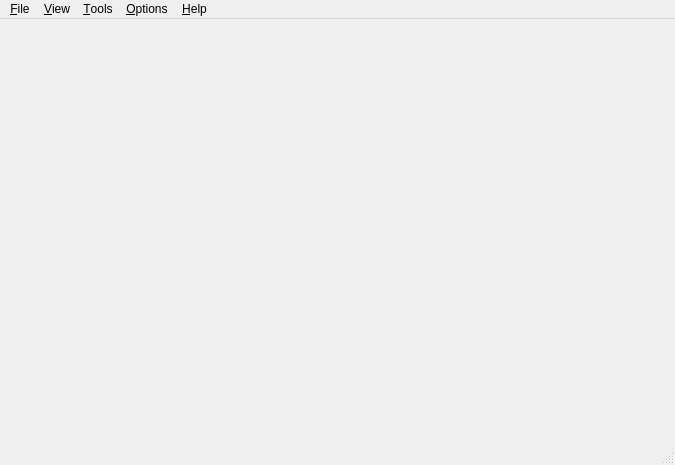
<?xml version="1.0" encoding="UTF-8"?>
<ui version="4.0">
 <class>MainWindow</class>
 <widget class="QMainWindow" name="MainWindow">
  <property name="geometry">
   <rect>
    <x>0</x>
    <y>0</y>
    <width>675</width>
    <height>465</height>
   </rect>
  </property>
  <property name="minimumSize">
   <size>
    <width>100</width>
    <height>100</height>
   </size>
  </property>
  <property name="windowTitle">
   <string>decaf-qt</string>
  </property>
  <property name="windowIcon">
   <iconset resource="../resources/resources.qrc">
    <normaloff>:/images/icon</normaloff>:/images/icon</iconset>
  </property>
  <widget class="QMenuBar" name="menuBar">
   <property name="geometry">
    <rect>
     <x>0</x>
     <y>0</y>
     <width>675</width>
     <height>22</height>
    </rect>
   </property>
   <widget class="QMenu" name="menuFile">
    <property name="title">
     <string>&amp;File</string>
    </property>
    <addaction name="actionOpen"/>
    <addaction name="separator"/>
    <addaction name="actionExit"/>
   </widget>
   <widget class="QMenu" name="menuOptions">
    <property name="title">
     <string>&amp;Options</string>
    </property>
    <addaction name="actionSettings"/>
    <addaction name="separator"/>
    <addaction name="actionSystemSettings"/>
    <addaction name="actionContentSettings"/>
    <addaction name="actionInputSettings"/>
    <addaction name="actionLogSettings"/>
    <addaction name="actionDebugSettings"/>
    <addaction name="actionAudioSettings"/>
    <addaction name="actionDisplaySettings"/>
   </widget>
   <widget class="QMenu" name="menuHelp">
    <property name="title">
     <string>&amp;Help</string>
    </property>
    <addaction name="actionAbout"/>
   </widget>
   <widget class="QMenu" name="menuView">
    <property name="title">
     <string>&amp;View</string>
    </property>
    <addaction name="actionViewFullScreen"/>
    <addaction name="separator"/>
    <addaction name="actionViewSplit"/>
    <addaction name="actionViewTV"/>
    <addaction name="actionViewGamepad1"/>
    <addaction name="actionViewGamepad2"/>
    <addaction name="separator"/>
    <addaction name="actionViewTitleList"/>
    <addaction name="actionViewTitleGrid"/>
   </widget>
   <widget class="QMenu" name="menuTools">
    <property name="title">
     <string>&amp;Tools</string>
    </property>
    <addaction name="actionDebugger"/>
   </widget>
   <addaction name="menuFile"/>
   <addaction name="menuView"/>
   <addaction name="menuTools"/>
   <addaction name="menuOptions"/>
   <addaction name="menuHelp"/>
  </widget>
  <widget class="QStatusBar" name="statusBar"/>
  <action name="actionOpen">
   <property name="text">
    <string>&amp;Open</string>
   </property>
  </action>
  <action name="actionExit">
   <property name="text">
    <string>E&amp;xit</string>
   </property>
  </action>
  <action name="actionInputSettings">
   <property name="text">
    <string>&amp;Input Settings</string>
   </property>
  </action>
  <action name="actionAbout">
   <property name="text">
    <string>&amp;About</string>
   </property>
  </action>
  <action name="actionSettings">
   <property name="text">
    <string>&amp;Settings</string>
   </property>
  </action>
  <action name="actionSystemSettings">
   <property name="text">
    <string>S&amp;ystem Settings</string>
   </property>
  </action>
  <action name="actionDebugSettings">
   <property name="text">
    <string>&amp;Debug Settings</string>
   </property>
  </action>
  <action name="actionLogSettings">
   <property name="text">
    <string>&amp;Log Settings</string>
   </property>
  </action>
  <action name="actionDebugger">
   <property name="text">
    <string>&amp;Debugger</string>
   </property>
  </action>
  <action name="actionAudioSettings">
   <property name="text">
    <string>Audio Settings</string>
   </property>
  </action>
  <action name="actionDisplaySettings">
   <property name="text">
    <string>Display Settings</string>
   </property>
  </action>
  <action name="actionContentSettings">
   <property name="text">
    <string>Content Settings</string>
   </property>
  </action>
  <actiongroup name="titleViewActionGroup">
   <action name="actionViewTitleList">
    <property name="checkable">
     <bool>true</bool>
    </property>
    <property name="text">
     <string>Title List</string>
    </property>
   </action>
   <action name="actionViewTitleGrid">
    <property name="checkable">
     <bool>true</bool>
    </property>
    <property name="text">
     <string>Title Grid</string>
    </property>
   </action>
  </actiongroup>
  <actiongroup name="viewActionGroup">
   <action name="actionViewFullScreen">
    <property name="text">
     <string>Full Screen</string>
    </property>
   </action>
   <action name="actionViewSplit">
    <property name="checkable">
     <bool>true</bool>
    </property>
    <property name="checked">
     <bool>true</bool>
    </property>
    <property name="text">
     <string>Split</string>
    </property>
   </action>
   <action name="actionViewTV">
    <property name="checkable">
     <bool>true</bool>
    </property>
    <property name="text">
     <string>TV</string>
    </property>
   </action>
   <action name="actionViewGamepad1">
    <property name="checkable">
     <bool>true</bool>
    </property>
    <property name="text">
     <string>Gamepad 1</string>
    </property>
   </action>
   <action name="actionViewGamepad2">
    <property name="checkable">
     <bool>true</bool>
    </property>
    <property name="enabled">
     <bool>false</bool>
    </property>
    <property name="text">
     <string>Gamepad 2</string>
    </property>
   </action>
   <property name="exclusive" stdset="0">
    <bool>true</bool>
   </property>
  </actiongroup>
 </widget>
 <resources>
  <include location="../resources/resources.qrc"/>
 </resources>
 <connections>
  <connection>
   <sender>actionInputSettings</sender>
   <signal>triggered()</signal>
   <receiver>MainWindow</receiver>
   <slot>openInputSettings()</slot>
   <hints>
    <hint type="sourcelabel">
     <x>-1</x>
     <y>-1</y>
    </hint>
    <hint type="destinationlabel">
     <x>337</x>
     <y>232</y>
    </hint>
   </hints>
  </connection>
  <connection>
   <sender>actionOpen</sender>
   <signal>triggered()</signal>
   <receiver>MainWindow</receiver>
   <slot>openFile()</slot>
   <hints>
    <hint type="sourcelabel">
     <x>-1</x>
     <y>-1</y>
    </hint>
    <hint type="destinationlabel">
     <x>337</x>
     <y>232</y>
    </hint>
   </hints>
  </connection>
  <connection>
   <sender>actionAbout</sender>
   <signal>triggered()</signal>
   <receiver>MainWindow</receiver>
   <slot>openAboutDialog()</slot>
   <hints>
    <hint type="sourcelabel">
     <x>-1</x>
     <y>-1</y>
    </hint>
    <hint type="destinationlabel">
     <x>337</x>
     <y>232</y>
    </hint>
   </hints>
  </connection>
  <connection>
   <sender>actionExit</sender>
   <signal>triggered()</signal>
   <receiver>MainWindow</receiver>
   <slot>exit()</slot>
   <hints>
    <hint type="sourcelabel">
     <x>-1</x>
     <y>-1</y>
    </hint>
    <hint type="destinationlabel">
     <x>337</x>
     <y>232</y>
    </hint>
   </hints>
  </connection>
  <connection>
   <sender>actionViewGamepad1</sender>
   <signal>triggered()</signal>
   <receiver>MainWindow</receiver>
   <slot>setViewModeGamepad1()</slot>
   <hints>
    <hint type="sourcelabel">
     <x>-1</x>
     <y>-1</y>
    </hint>
    <hint type="destinationlabel">
     <x>337</x>
     <y>232</y>
    </hint>
   </hints>
  </connection>
  <connection>
   <sender>actionViewFullScreen</sender>
   <signal>triggered()</signal>
   <receiver>MainWindow</receiver>
   <slot>toggleFullScreen()</slot>
   <hints>
    <hint type="sourcelabel">
     <x>-1</x>
     <y>-1</y>
    </hint>
    <hint type="destinationlabel">
     <x>337</x>
     <y>232</y>
    </hint>
   </hints>
  </connection>
  <connection>
   <sender>actionViewSplit</sender>
   <signal>triggered()</signal>
   <receiver>MainWindow</receiver>
   <slot>setViewModeSplit()</slot>
   <hints>
    <hint type="sourcelabel">
     <x>-1</x>
     <y>-1</y>
    </hint>
    <hint type="destinationlabel">
     <x>337</x>
     <y>232</y>
    </hint>
   </hints>
  </connection>
  <connection>
   <sender>actionViewTV</sender>
   <signal>triggered()</signal>
   <receiver>MainWindow</receiver>
   <slot>setViewModeTV()</slot>
   <hints>
    <hint type="sourcelabel">
     <x>-1</x>
     <y>-1</y>
    </hint>
    <hint type="destinationlabel">
     <x>337</x>
     <y>232</y>
    </hint>
   </hints>
  </connection>
  <connection>
   <sender>actionLogSettings</sender>
   <signal>triggered()</signal>
   <receiver>MainWindow</receiver>
   <slot>openLoggingSettings()</slot>
   <hints>
    <hint type="sourcelabel">
     <x>-1</x>
     <y>-1</y>
    </hint>
    <hint type="destinationlabel">
     <x>337</x>
     <y>232</y>
    </hint>
   </hints>
  </connection>
  <connection>
   <sender>actionDebugSettings</sender>
   <signal>triggered()</signal>
   <receiver>MainWindow</receiver>
   <slot>openDebugSettings()</slot>
   <hints>
    <hint type="sourcelabel">
     <x>-1</x>
     <y>-1</y>
    </hint>
    <hint type="destinationlabel">
     <x>337</x>
     <y>232</y>
    </hint>
   </hints>
  </connection>
  <connection>
   <sender>actionSettings</sender>
   <signal>triggered()</signal>
   <receiver>MainWindow</receiver>
   <slot>openSettings()</slot>
   <hints>
    <hint type="sourcelabel">
     <x>-1</x>
     <y>-1</y>
    </hint>
    <hint type="destinationlabel">
     <x>337</x>
     <y>232</y>
    </hint>
   </hints>
  </connection>
  <connection>
   <sender>actionSystemSettings</sender>
   <signal>triggered()</signal>
   <receiver>MainWindow</receiver>
   <slot>openSystemSettings()</slot>
   <hints>
    <hint type="sourcelabel">
     <x>-1</x>
     <y>-1</y>
    </hint>
    <hint type="destinationlabel">
     <x>337</x>
     <y>232</y>
    </hint>
   </hints>
  </connection>
  <connection>
   <sender>actionDebugger</sender>
   <signal>triggered()</signal>
   <receiver>MainWindow</receiver>
   <slot>openDebugger()</slot>
   <hints>
    <hint type="sourcelabel">
     <x>-1</x>
     <y>-1</y>
    </hint>
    <hint type="destinationlabel">
     <x>337</x>
     <y>232</y>
    </hint>
   </hints>
  </connection>
  <connection>
   <sender>actionContentSettings</sender>
   <signal>triggered()</signal>
   <receiver>MainWindow</receiver>
   <slot>openContentSettings()</slot>
   <hints>
    <hint type="sourcelabel">
     <x>-1</x>
     <y>-1</y>
    </hint>
    <hint type="destinationlabel">
     <x>337</x>
     <y>232</y>
    </hint>
   </hints>
  </connection>
  <connection>
   <sender>actionAudioSettings</sender>
   <signal>triggered()</signal>
   <receiver>MainWindow</receiver>
   <slot>openAudioSettings()</slot>
   <hints>
    <hint type="sourcelabel">
     <x>-1</x>
     <y>-1</y>
    </hint>
    <hint type="destinationlabel">
     <x>337</x>
     <y>232</y>
    </hint>
   </hints>
  </connection>
  <connection>
   <sender>actionDisplaySettings</sender>
   <signal>triggered()</signal>
   <receiver>MainWindow</receiver>
   <slot>openDisplaySettings()</slot>
   <hints>
    <hint type="sourcelabel">
     <x>-1</x>
     <y>-1</y>
    </hint>
    <hint type="destinationlabel">
     <x>337</x>
     <y>232</y>
    </hint>
   </hints>
  </connection>
  <connection>
   <sender>actionViewTitleList</sender>
   <signal>triggered()</signal>
   <receiver>MainWindow</receiver>
   <slot>setTitleListModeList()</slot>
   <hints>
    <hint type="sourcelabel">
     <x>-1</x>
     <y>-1</y>
    </hint>
    <hint type="destinationlabel">
     <x>337</x>
     <y>232</y>
    </hint>
   </hints>
  </connection>
  <connection>
   <sender>actionViewTitleGrid</sender>
   <signal>triggered()</signal>
   <receiver>MainWindow</receiver>
   <slot>setTitleListModeGrid()</slot>
   <hints>
    <hint type="sourcelabel">
     <x>-1</x>
     <y>-1</y>
    </hint>
    <hint type="destinationlabel">
     <x>337</x>
     <y>232</y>
    </hint>
   </hints>
  </connection>
 </connections>
 <slots>
  <slot>openInputSettings()</slot>
  <slot>openFile()</slot>
  <slot>openAboutDialog()</slot>
  <slot>exit()</slot>
  <slot>setViewModeSplit()</slot>
  <slot>setViewModeTV()</slot>
  <slot>setViewModeGamepad1()</slot>
  <slot>openLoggingSettings()</slot>
  <slot>openSettings()</slot>
  <slot>openDebugSettings()</slot>
  <slot>openSystemSettings()</slot>
  <slot>openDebugger()</slot>
  <slot>openDisplaySettings()</slot>
  <slot>openAudioSettings()</slot>
  <slot>openContentSettings()</slot>
  <slot>setTitleListModeList()</slot>
  <slot>setTitleListModeGrid()</slot>
  <slot>toggleFullScreen()</slot>
 </slots>
</ui>
